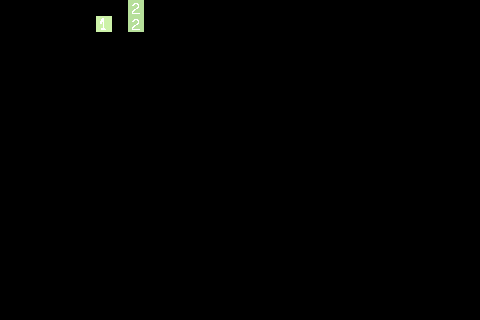

The image is a tile-based game level rendered from a .tmx file. Its description and source (layers, tilesets, objects; grid data summarised) follow:
An orthogonal 30x20 tile map with 16x16 px tiles, 2 tile layers (input_set, regions_input), 2 hidden layers not drawn.

<map version="1.8" tiledversion="1.8.2" orientation="orthogonal" renderorder="right-down" width="30" height="20" tilewidth="16" tileheight="16" infinite="0" nextlayerid="5" nextobjectid="1">
 <tileset firstgid="1" source="../spr_test_tileset.tsx" />
 <layer id="1" name="input_set" width="30" height="20">
  <data>[600 cells, 3 non-empty, 2 distinct tile ids]</data>
 </layer>
 <layer id="2" name="output_set" width="30" height="20" visible="0">
  <data>[600 cells, 5 non-empty, 2 distinct tile ids]</data>
 </layer>
 <layer id="3" name="regions_input" width="30" height="20" opacity="0.51">
  <data>[600 cells, 3 non-empty, 1 distinct tile ids]</data>
 </layer>
 <layer id="4" name="regions_output" width="30" height="20" visible="0" opacity="0.44">
  <data>[600 cells, 5 non-empty, 1 distinct tile ids]</data>
 </layer>
</map>
